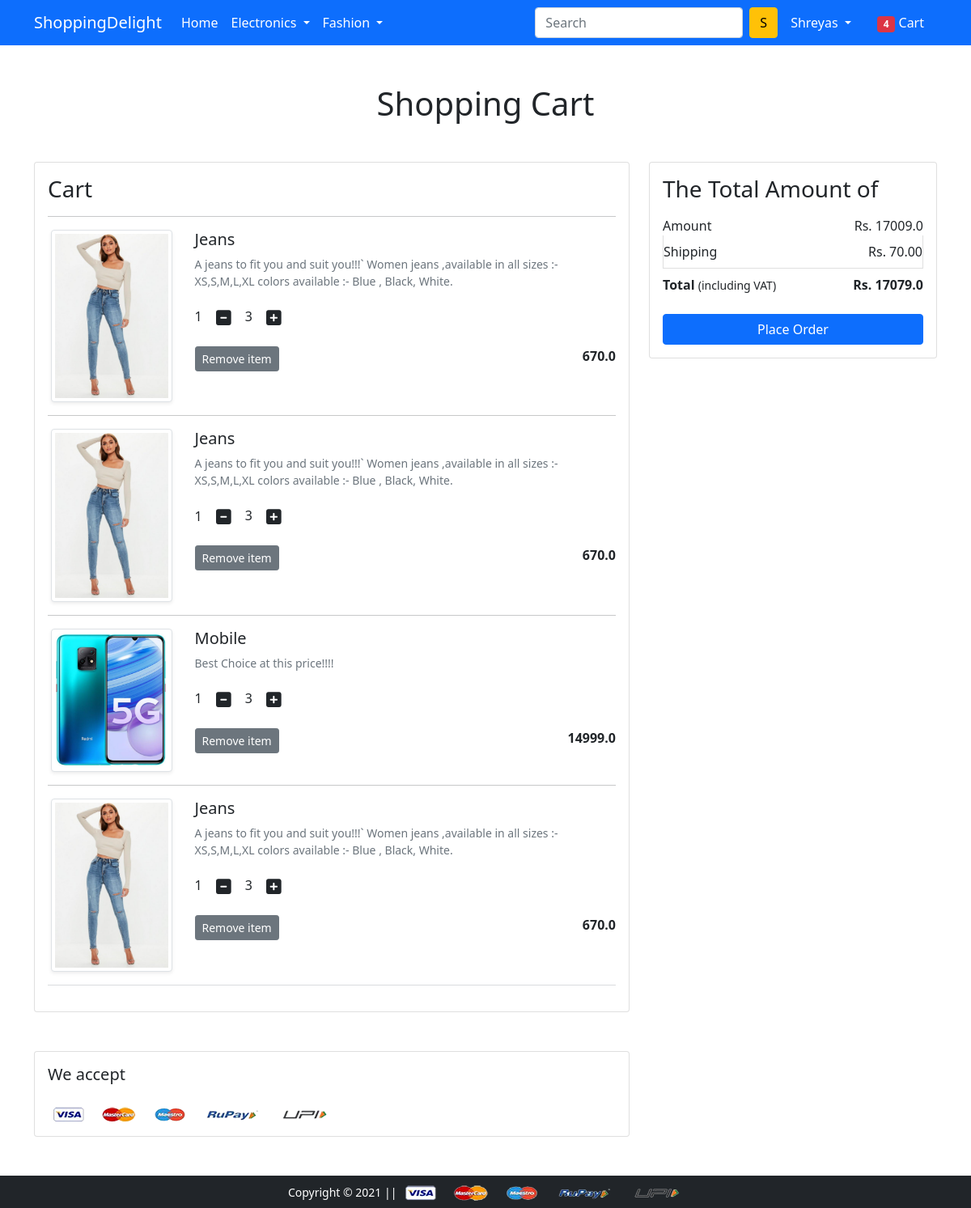
The page /cart/ (signed in) on the database its author committed.
### app/models.py (models this page shows, shortened)
class Cart(models.Model):
    user = models.ForeignKey(User, on_delete=models.CASCADE)
    product = models.ForeignKey(Product, on_delete=models.CASCADE)
    quantity = models.PositiveIntegerField(default=1)

class Product(models.Model):
    title = models.CharField(max_length=100)
    selling_price = models.FloatField()
    discounted_price = models.FloatField()
    description = models.TextField()
    brand = models.CharField(max_length=100)
    category = models.CharField( choices= CATEGORY_CHOICES ,max_length=2)
    product_image = models.ImageField(upload_to='productimg')

### app/views.py (the view)
# urls.py: path('cart/',views.show_cart, name='showcart'),
def show_cart(request):
  if request.user.is_authenticated:
    user = request.user
    cart = Cart.objects.filter(user=user)
    amount  = 0.0
    shipping_amount = 70.0
    cart_product = [p for p in Cart.objects.all() if p.user == user]
    if cart_product:
      for p in  cart_product:
        tempamount = (p.quantity * p.product.discounted_price)
        amount += tempamount
        totalamount = amount + shipping_amount
      return render(request,'app/addtocart.html', {'carts':cart, 'totalamount':totalamount,'amount':amount})
    else:
      return render(request, 'app/emptycart.html')

### app/templates/app/addtocart.html (shortened to what this page needs)
{% extends 'app/base.html' %}
{% load static %}
{% block main-content %}
<div class="container my-5">
 <div class="row">
  <h1 class="text-center mb-5">Shopping Cart</h1>
  <div class="col-sm-8">
  <div class="card">
   <div class="card-body">
    <h3>Cart</h3>
     {% for cart in carts %}
     <hr>
    <div class="row">
     <div class="col-sm-3 text-center align-self-center"><img src="{{cart.product.product_image.url}}" alt="" srcset="" class="img-fluid img-thumbnail shadow-sm" height="150" width="150"> </div>
     <div class="col-sm-9">
      <div>
       <h5>{{cart.product.title}}</h5>
       <p class="mb-2 text-muted small">{{cart.product.description}}</p>
       <div class="my-3">
        <label for="quantity">{{cart.quantity}}</label>
        <a class="minus-cart btn" pid="{{cart.product.id}}"><i class="fas fa-minus-square fa-lg"></i></a>
          <span id="quantity">3</span>
        <a class="plus-cart btn" pid="{{cart.product.id}}"><i class="fas fa-plus-square fa-lg"></i></a>
       </div>
       <div class="d-flex justify-content-between">
        <a href="#" class="btn btn-sm btn-secondary mr-3 remove-cart" pid="{{cart.product.id}}">Remove item </a>
        <p class="mb-0"><span><strong>{{cart.product.discounted_price}}</strong></span></p>
       </div>
      </div>
     </div>
    </div>
    {% endfor %}
    <hr class="text-muted">
   </div>
   </div>
  </div>
  <div class="col-sm-4">
   <div class="card">
    <div class="card-body">
      <h3>The Total Amount of</h3>
      <ul class="list-group">
       <li class="list-group-item d-flex justify-content-between align-items-center border-0 px-0 pb-0">Amount<span>Rs. <span id="amount">{{amount}}</span></span></li>
       <li class="list-group-item d-flex justify-content-between align-items-center px-0">Shipping<span>Rs. 70.00</span></li>
       <li class="list-group-item d-flex justify-content-between align-items-center border-0 px-0 mb-3">
        <div>
       <strong>Total</strong> <small>(including VAT)</small>
         </div>
         <span><strong>Rs. <strong id = "totalamount">{{totalamount}}</strong></strong></span>
       </li>
      </ul>
      <div class="d-grid"><a href="{% url 'checkout' %}" class="btn btn-primary">Place Order</a></div>
    </div>
   </div>
  </div>
 </div>
</div>
<div class="container">
 <div class="row">
  <div class="col-sm-8">
   <div class="card">
    <div class="card-body">
      <h5 class="mb-4">We accept</h5>
      <img src="{% static 'app/images/payment.png' %}" alt="" class="img-fluid">
    </div>
  </div>
  </div>
 </div>
</div>
{% endblock main-content %}

### app/templates/app/base.html (shortened to what this page needs)
<!doctype html>
{% load static %}
<html lang="en">
  <head>
    <link href="https://cdn.jsdelivr.net/npm/bootstrap@5.0.0-beta1/dist/css/bootstrap.min.css" rel="stylesheet">
    <link rel="stylesheet" href="{% static 'app/css/owl.carousel.min.css' %}">
    <link rel="stylesheet" href="{% static 'app/css/all.min.css' %}">
    <link rel="stylesheet" href="{% static 'app/css/style.css' %}">
  </head>
  <body>
    <nav class="navbar navbar-expand-lg navbar-dark bg-primary">
     <div class="container">
       <a class="navbar-brand" href="/">ShoppingDelight</a>
       <div class="collapse navbar-collapse" id="navbarSupportedContent">
         <ul class="navbar-nav me-auto mb-2 mb-lg-0">
           <li class="nav-item">
             <a class="nav-link active" aria-current="page" href="/">Home</a>
           </li>
           <li class="nav-item dropdown">
             <a class="nav-link dropdown-toggle text-white" href="#" id="electronicsDropdown" role="button" data-bs-toggle="dropdown" aria-expanded="false">
               Electronics
             </a>
           </li>
           <li class="nav-item dropdown">
             <a class="nav-link dropdown-toggle text-white" href="#" id="fashionDropdown" role="button" data-bs-toggle="dropdown" aria-expanded="false">
               Fashion
             </a>
           </li>
         </ul>
         <form class="d-flex">
           <input class="form-control me-2" type="search" placeholder="Search" aria-label="Search">
           <button class="btn btn-warning" type="submit">S</button>
         </form>
         <div>
          <ul class="navbar-nav me-auto mb-2 mb-lg-0">
            {% if request.user.is_authenticated %}
           <li class="nav-item dropdown mx-2">
              <a class="nav-link dropdown-toggle text-white" href="#" id="profileDropdown" role="button" data-bs-toggle="dropdown" aria-expanded="false">
                <span class="text-capitalize">{{request.user}}</span>
              </a>
            </li>
            <li class="nav-item mx-2">
             <a href="{% url 'showcart' %}" class="nav-link text-white"><span class="badge bg-danger">4</span> Cart </a>
            </li>
            {% endif %}
          </ul>
         </div>
       </div>
     </div>
    </nav>
    {% block main-content %} {% endblock main-content %}
    <footer class="container-fluid bg-dark text-center p-2 mt-5">
        <small class="text-white">Copyright &copy; 2021  || </small>
        <img src="{% static 'app/images/payment.png' %}" alt="" srcset="" class="img-fluid" height="2px">
    </footer>
  </body>
</html>

### rows shown on the page
Cart: product.product_image (picture), product "Jeans", product.description "A jeans to fit you and suit you!!!` Women jeans ,available in all sizes :- XS,S,M,L,XL colors available :- Blue , Black, White.", quantity "1", product.discounted_price "670.0"
Cart: product.product_image (picture), product "Jeans", product.description "A jeans to fit you and suit you!!!` Women jeans ,available in all sizes :- XS,S,M,L,XL colors available :- Blue , Black, White.", quantity "1", product.discounted_price "670.0"
Cart: product.product_image (picture), product "Mobile", product.description "Best Choice at this price!!!!", quantity "1", product.discounted_price "14999.0"
Cart: product.product_image (picture), product "Jeans", product.description "A jeans to fit you and suit you!!!` Women jeans ,available in all sizes :- XS,S,M,L,XL colors available :- Blue , Black, White.", quantity "1", product.discounted_price "670.0"

### other values the page prints
{{ request.user }} "Shreyas"
{{ amount }} "17009.0"
{{ totalamount }} "17079.0"
